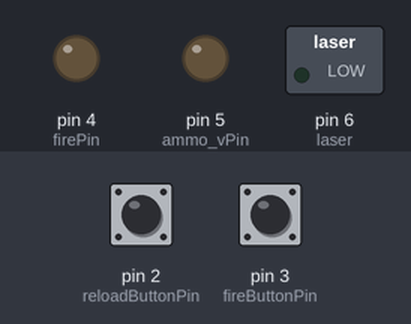
Bench run of a sketch on a simulated Arduino Uno, built with avr-gcc and run on an emulated ATmega328P. Parts: switched loads named in the sketch (green lamp = pin HIGH), output pins drawn as LEDs (lit = HIGH). Inputs (shaded band) come from the test bench; at power-on: pin 3 (fireButtonPin) LOW, pin 2 (reloadButtonPin) LOW. What the sketch prints to the serial monitor is not drawn.

Above: at 1.2 s.
1.3 s: pin 3 (fireButtonPin) pulled HIGH for 0.15 s
At 2.1 s:
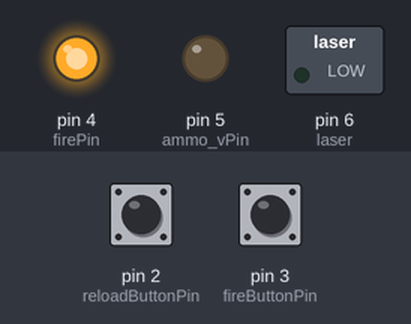
3.0 s: pin 3 (fireButtonPin) pulled HIGH for 3.2 s
At 6.25 s:
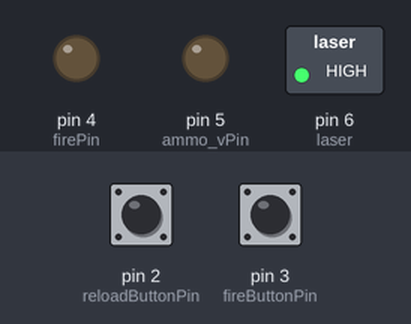
7.8 s: pin 3 (fireButtonPin) pulsed HIGH 5 times (0.12 s each, 0.3 s apart)
At 10.2 s:
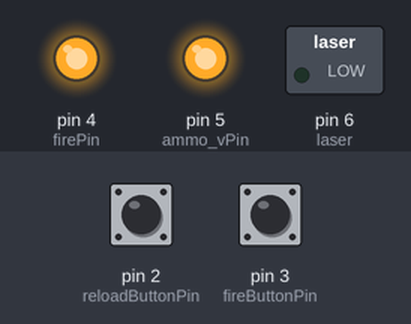
10.8 s: pin 2 (reloadButtonPin) pulled HIGH for 0.15 s
At 11.6 s:
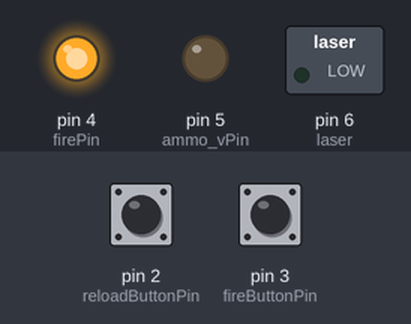
Timing chart, 0 to 13.4 s (numbered marks = the images above; inputs shaded):
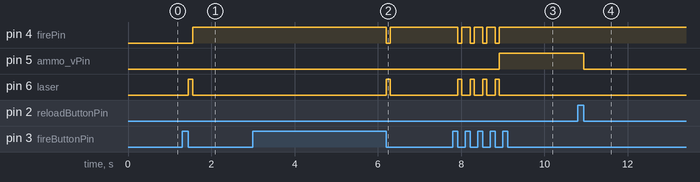

The sketch:

input.ino
```cpp
int reloadButtonPin = 2;
int fireButtonPin = 3;
int firePin = 4;
int ammo_vPin = 5;
int clip_v = 6;
int laser = 6;
const int clip_max = 6;

void setup(){
  Serial.begin(9600);
  pinMode(reloadButtonPin, INPUT);
  pinMode(fireButtonPin,   INPUT);
  pinMode(laser, OUTPUT);
  pinMode(firePin,    OUTPUT);
  pinMode(ammo_vPin, OUTPUT);

}

void loop(){
  dispAmmo ();

  if (digitalRead(fireButtonPin)== HIGH && clip_v > 0){
    while (digitalRead(fireButtonPin) == HIGH){}
    Serial.println("Shot");
    digitalWrite(firePin, LOW);
    digitalWrite(laser, HIGH);
    delay(100);

    digitalWrite(firePin, HIGH);
    digitalWrite(laser, LOW);
    clip_v--;
  }

  Serial.println(clip_v);

  if (digitalRead(reloadButtonPin) == HIGH){
    while (digitalRead(reloadButtonPin) == HIGH){}
    clip_v = clip_max;
  }

}

void dispAmmo(){
  if (clip_v <= 0){
     digitalWrite(ammo_vPin,  HIGH);
  }
  else{
     digitalWrite(ammo_vPin, LOW);
  }
}
```

Measured:
- after the input at 1.3 s, pin 4 (firePin): LOW → HIGH after 0.25 s; pin 6 (laser): LOW → HIGH after 0.15 s, → LOW 0.10 s later
- after the input at 3.0 s, pin 4 (firePin): HIGH → LOW after 3.2 s, → HIGH 0.10 s later; pin 6 (laser): LOW → HIGH after 3.2 s, → LOW 0.10 s later
- after the input at 7.8 s, pin 4 (firePin): alternates HIGH for 0.20 s and LOW for 0.10 s, 8 changes in all, then stays HIGH, starting after 0.12 s; pin 5 (ammo_vPin): LOW → HIGH after 1.1 s; pin 6 (laser): alternates HIGH for 0.10 s and LOW for 0.20 s, 8 changes in all, then stays LOW, starting after 0.12 s
- after the input at 10.8 s, pin 5 (ammo_vPin): HIGH → LOW after 0.15 s
